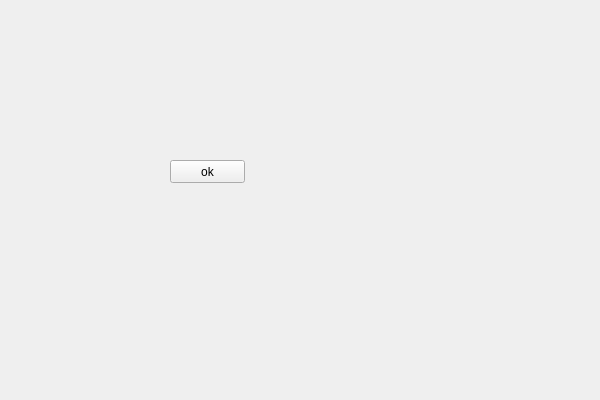
<?xml version="1.0" encoding="utf-8"?>
<ui version="4.0">
 <class>LoginWigetClass</class>
 <widget class="QWidget" name="LoginWigetClass">
  <property name="geometry">
   <rect>
    <x>0</x>
    <y>0</y>
    <width>600</width>
    <height>400</height>
   </rect>
  </property>
  <property name="windowTitle">
   <string>LoginWiget</string>
  </property>
  <widget class="QPushButton" name="pushButton">
   <property name="geometry">
    <rect>
     <x>170</x>
     <y>160</y>
     <width>75</width>
     <height>23</height>
    </rect>
   </property>
   <property name="text">
    <string>ok</string>
   </property>
  </widget>
 </widget>
 <layoutdefault spacing="6" margin="11"/>
 <resources>
  <include location="loginwiget.qrc"/>
 </resources>
 <connections/>
</ui>
